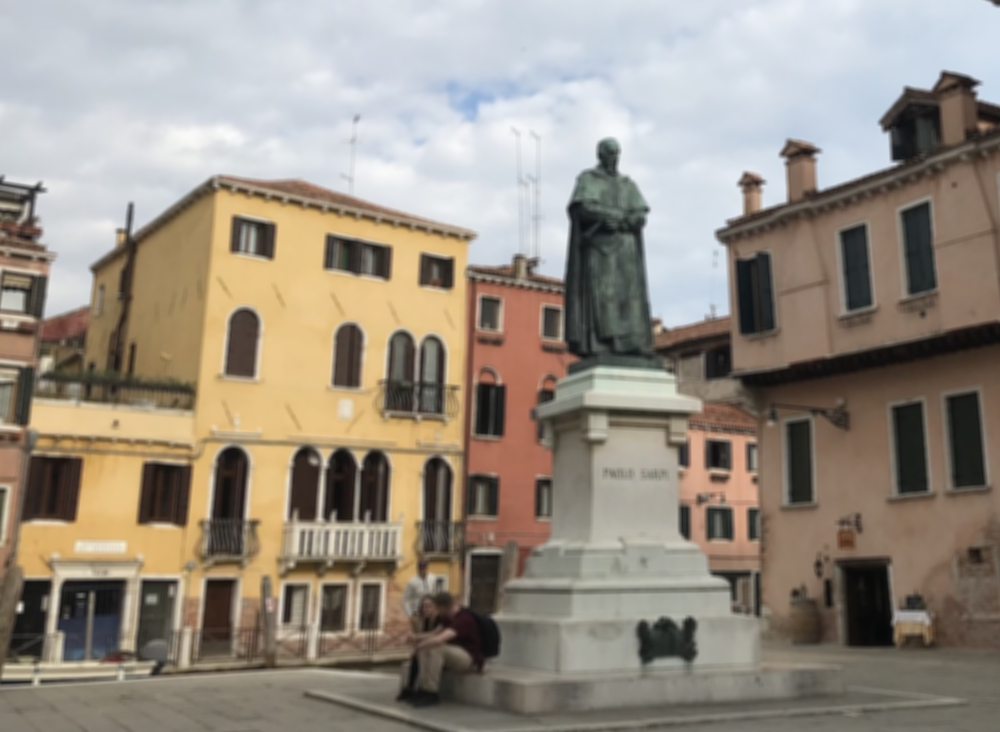
#> input picture edgedetect/assets/sarpi.png, 1000 x 732 px
$ python img2surface.py
#> lines starting #> are read from the running program, lines starting #| are printed output that depends on the picture
import numpy as np
import cv2
import matplotlib.pyplot as plt
from mpl_toolkits.mplot3d import Axes3D

img = cv2.imread("assets/sarpi.png")
#> img is the input picture: shape (732, 1000, 3); mean B, G, R 130.7, 142.1, 151.1
blurred = cv2.GaussianBlur(img, (7, 7), 0)
blurred = cv2.cvtColor(blurred, cv2.COLOR_BGR2GRAY)
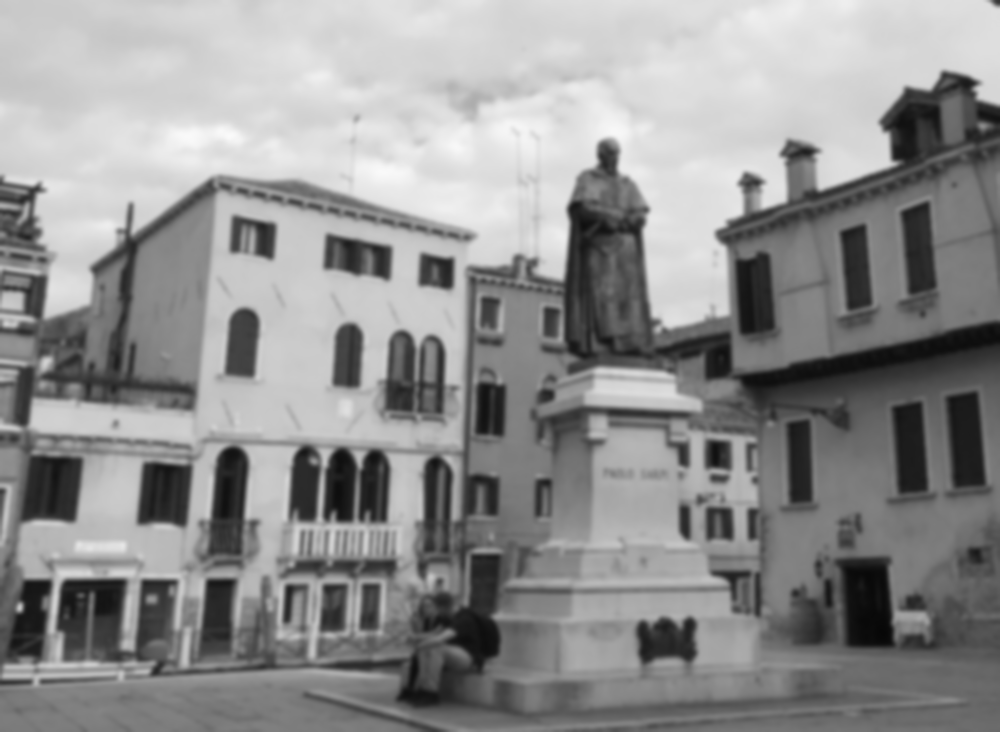
#> blurred: shape (732, 1000); min 7, max 250, mean 143.5


size = 0.3
width = int(blurred.shape[1] * size)
#> width = 300
height = int(blurred.shape[0] * size)
#> height = 219
blurred = cv2.resize(blurred, (width, height), interpolation=cv2.INTER_AREA)
#> blurred: shape (219, 300)

print(f"Shape:{blurred.shape}")
#| Shape:(219, 300)
cv2.imshow("Blurred", blurred)
cv2.waitKey(0)

xx, yy = np.mgrid[0 : blurred.shape[0], 0 : blurred.shape[1]]

fig = plt.figure()
#> (the run stopped early here; a loop or call above may not have finished)
